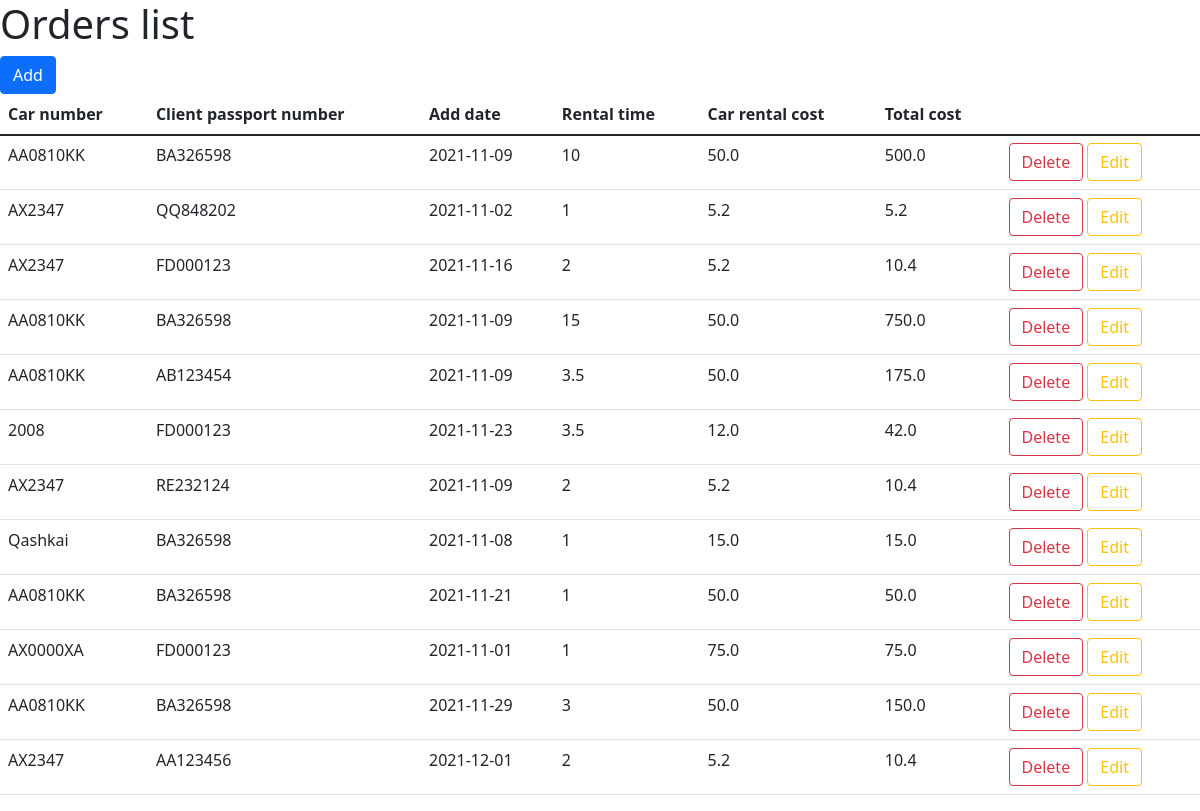
Page /orders-list on the earlier database version.
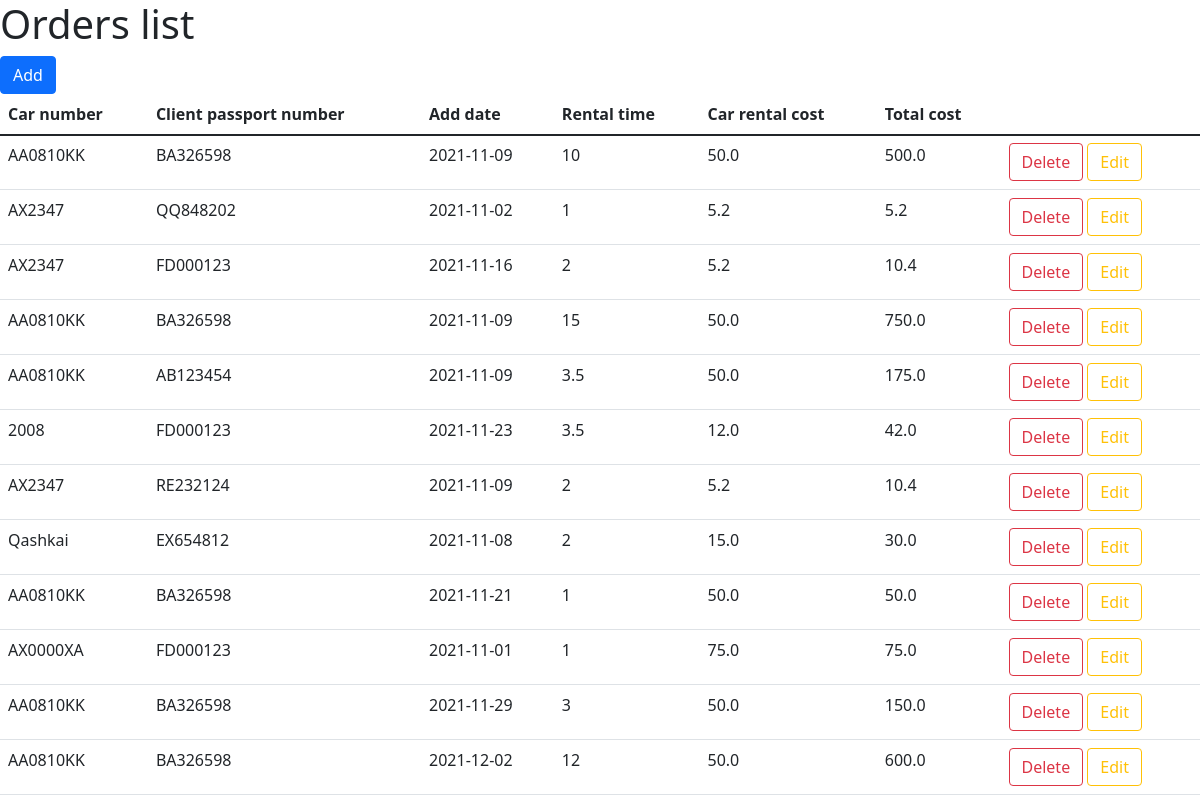
Same page on the later database version.
### main.py (models this page shows, shortened)
class Orders(db.Model):
    id = db.Column(db.Integer, primary_key=True)
    add_date = db.Column(db.String(45), nullable=False)  # db.Column(db.DateTime, default=datetime.utcnow)
    rental_time = db.Column(db.Integer, nullable=False)
    client_id = db.Column(db.String(30), db.ForeignKey('clients.id'))
    car_id = db.Column(db.String(30), db.ForeignKey('cars.id'))

class Cars(db.Model):
    id = db.Column(db.Integer, primary_key=True)
    number = db.Column(db.String(30), nullable=False)
    description = db.Column(db.String(90), nullable=False)
    rental_cost = db.Column(db.Float(), nullable=False)

class Clients(db.Model):
    id = db.Column(db.Integer, primary_key=True)
    passport_number = db.Column(db.String(30), nullable=False)
    first_name = db.Column(db.String(45), nullable=False)
    last_name = db.Column(db.String(45), nullable=False)
    registration_date = db.Column(db.String(45), nullable=False)

### main.py (the view)
@rental_cars.route('/orders-list')
def orders_list():
    g.db = sqlite3.connect('rental_cars.db')
    cur = g.db.execute("""SELECT id, number, passport_number, add_date, rental_time, rental_cost, (rental_time * rental_cost)
                          FROM (SELECT * FROM orders LEFT JOIN clients ON orders.client_id = clients.id
                          LEFT JOIN cars ON orders.car_id = cars.id)""")
    linked_orders = cur.fetchall()
    g.db.close()
    return render_template('orders-list.html', linked_orders=linked_orders)

### templates/orders-list.html (shortened to what this page needs)
{% extends 'documentation/html_prototype/static_prototype.html' %}
{% block body %}
<h1>Orders list</h1>
<a href="/add-order" class="btn btn-primary">Add</a>
<table class="table">
    <thead>
        <tr>
            <th scope="col">Car number</th>
            <th scope="col">Client passport number</th>
            <th scope="col">Add date</th>
            <th scope="col">Rental time</th>
            <th scope="col">Car rental cost</th>
            <th scope="col">Total cost</th>
        </tr>
    </thead>
    <tbody>
        <tr>
            {% for row in linked_orders %}
                <tr>
                    <td>{{ row[1] }}</td>
                    <td>{{ row[2] }}</td>
                    <td>{{ row[3] }}</td>
                    <td>{{ row[4] }}</td>
                    <td>{{ row[5] }}</td>
                    <td>{{ row[6] }}</td>
                    <td>
                        <a href="/orders-list/{{ row[0] }}/delete-order" class="btn btn-outline-danger" onclick="return confirm('Please confirm delete order')">Delete</a>
                        <a href="/orders-list/{{ row[0] }}/update-order" class="btn btn-outline-warning">Edit</a>
                    </td>
                </tr>
            {% endfor %}
        </tr>
  </tbody>
</table>
{% endblock %}

### templates/documentation/html_prototype/static_prototype.html (shortened to what this page needs)
<!doctype html>
<html lang="en">
<head>
    <link rel="stylesheet" href="{{ url_for('static', filename='css/main.css') }}">
    <link rel="stylesheet" href="https://cdn.jsdelivr.net/npm/bootstrap@5.1.3/dist/css/bootstrap.min.css">
</head>
<body>
    {% block body %}{% endblock %}
</body>
</html>

Differences in the rows shown:
changed Orders "Qashkai": passport_number "BA326598" → "EX654812"; rental_time "1" → "2"; row "15.0" → "30.0"
changed Orders (number 12 of 12 on the later page): number "AX2347" → "AA0810KK"; passport_number "AA123456" → "BA326598"; add_date "2021-12-01" → "2021-12-02"; rental_time "2" → "12"; rental_cost "5.2" → "50.0"; row "10.4" → "600.0"
